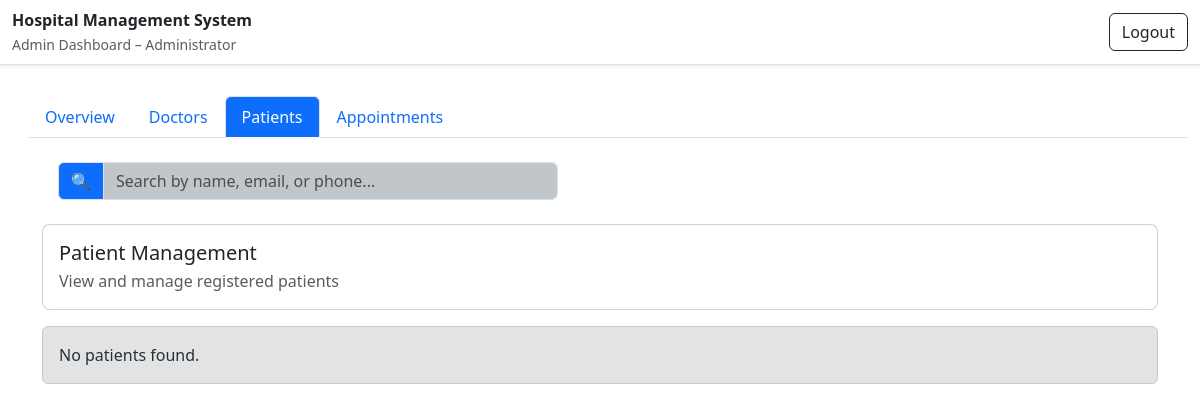
Before: /admin/dashboard/patients (signed in) with the older database file.
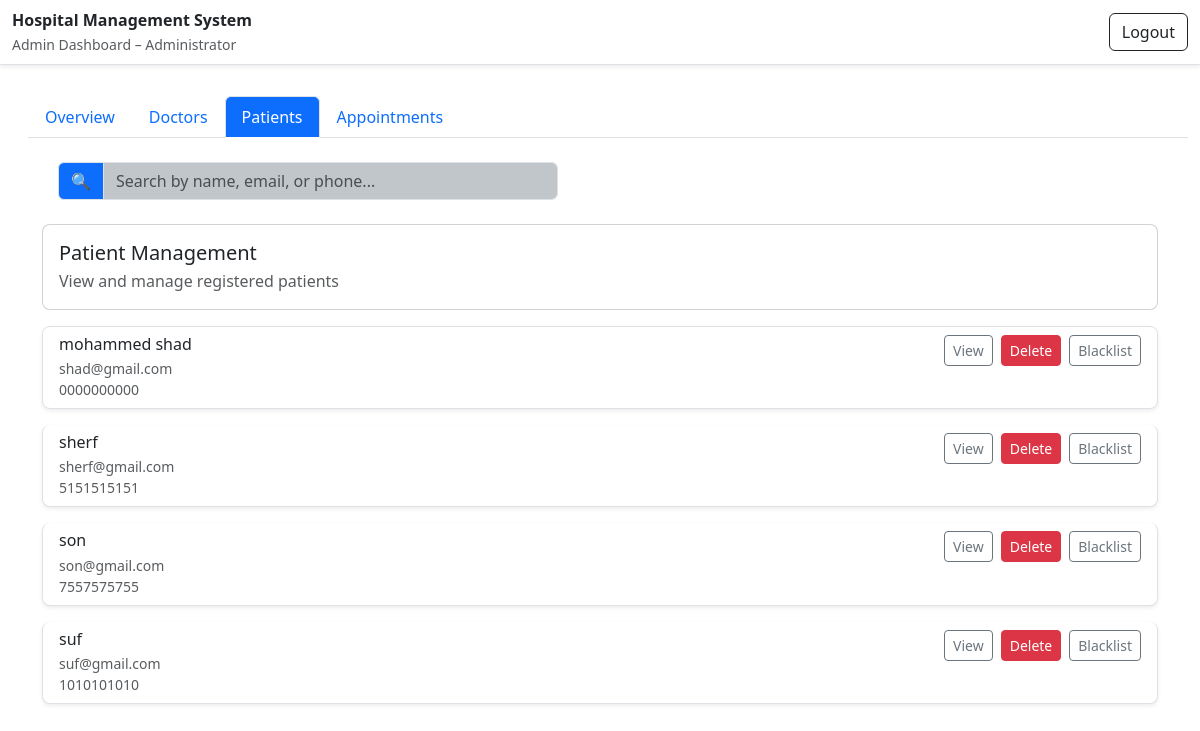
After: the same page with the newer database file.
### database/model.py (models this page shows)
class Patient(db.Model):
  patient_id = db.Column(db.Integer, primary_key=True)
  full_name = db.Column(db.String(64), nullable = False)
  email = db.Column(db.String(254), nullable=False, unique=True)
  password = db.Column(db.String(256), nullable=False)
  phone_no = db.Column(db.String(15), nullable = False, unique=True)
  dob = db.Column(db.Date, nullable=False)
  address = db.Column(db.Text, nullable=False)
  appointments = db.relationship('Appointment', backref='patient', lazy=True)

### controllers/admin.py (the view, shortened to what this page needs)
    @app.route("/admin/dashboard/<role>")
    @admin_required
    def admin_role_tab(role):
        valid_roles = ('overview', 'doctors', 'patients', 'appointments')
        if role not in valid_roles:
            flash('Invalid tab.')
            return redirect(url_for('admin_role_tab', role='overview'))
        q = request.args.get('q', '').strip()
        like = f"%{q}%"
        context = {'role': role, 'q': q}
        if role == 'doctors':
            query = Doctor.query
            if q:
                query = query.filter(
                    or_(
                        Doctor.full_name.ilike(like),
                        Doctor.email.ilike(like)
                    )
                )
            context['doctors'] = query.order_by(Doctor.full_name).all()
            context['departments'] = Department.query.all()
            context['doctor_blacklisted_ids'] = Doctor_blacklist.query.all()
        elif role == 'patients':
            query = Patient.query
            context['patients'] = query.order_by(Patient.full_name).all()
            context['blacklisted_ids'] = Blacklist.query.all()
        elif role == 'appointments':
            context['appointments'] = Appointment.query.order_by(Appointment.date.desc()).all()
        return render_template("admin/dashboard.html", **context)

### controllers/admin.py (called while the page is built)
def admin_required(view_func):
    @wraps(view_func)
    def wrapper(*args, **kwargs):
        if 'user_id' not in session:
            flash('Please log in first.')
            return redirect(url_for('login'))
        if session.get('role') != 'admin':
            flash('Access denied: Admins only.')
            return redirect(url_for('login'))
        return view_func(*args, **kwargs)
    return wrapper

### templates/admin/dashboard.html (shortened to what this page needs)
{% extends "admin/admin_base.html" %}
{% block content %}
<div class="mt-3 ms-3">
  <ul class="nav nav-tabs">
    <li class="nav-item">
      <a class="nav-link {% if role == 'overview' %}active{% endif %}"
         href="{{ url_for('admin_role_tab', role='overview') }}">Overview</a>
    </li>
    <li class="nav-item">
      <a class="nav-link {% if role == 'doctors' %}active{% endif %}"
         href="{{ url_for('admin_role_tab', role='doctors') }}">Doctors</a>
    </li>
    <li class="nav-item">
      <a class="nav-link {% if role == 'patients' %}active{% endif %}"
         href="{{ url_for('admin_role_tab', role='patients') }}">Patients</a>
    </li>
    <li class="nav-item">
      <a class="nav-link {% if role == 'appointments' %}active{% endif %}"
         href="{{ url_for('admin_role_tab', role='appointments') }}">Appointments</a>
    </li>
  </ul>
</div>
<div class="container mt-4">
  {% if role == 'overview' %}
    {% include 'admin/parts/overview.html' %}
  {% elif role == 'doctors' %}
    {% include 'admin/parts/doctors.html' %}
  {% elif role == 'patients' %}
    {% include 'admin/parts/patients.html' %}
  {% elif role == 'appointments' %}
    {% include 'admin/parts/appointments.html' %}
  {% endif %}
</div>
{% endblock %}

### templates/admin/admin_base.html (shortened to what this page needs)
<!DOCTYPE html>
<html lang="en">
<head>
    <link href="https://cdn.jsdelivr.net/npm/bootstrap@5.3.2/dist/css/bootstrap.min.css" rel="stylesheet">
</head>
<body>
  <nav class="navbar navbar-light bg-white border-bottom shadow-sm fixed-top">
    <div class="container-fluid">
      <div>
        <div class="fw-semibold">Hospital Management System</div>
        <small class="text-muted">Admin Dashboard – Administrator</small>
      </div>
      <div class="d-flex align-items-center gap-2">
        <form method="post" action="{{ url_for('logout') }}">
          <button class="btn btn-outline-dark d-flex align-items-center gap-2" type="submit">
            Logout
          </button>
        </form>
      </div>
    </div>
  </nav>
  <main class="container-fluid py-3">
    {% block content %}{% endblock %}
  </main>
</body>
</html>

### templates/admin/parts/patients.html (shortened to what this page needs)
<div class=" justify-content-center mt-3 mb-4" style="max-width:500px; margin-left:1rem;" >
  <div class="mb-3">
    <form method="get" action="{{ url_for('admin_role_tab', role=role) }}" >
      <div class="input-group">
        <span class="input-group-text" style="background-color: #0d6efd;">🔍</span>
        <input type="search" name="q"
       value="{{ request.args.get('q','') }}"
       class="form-control"
       placeholder="Search by name, email, or phone..."
       style="background-color: #c0c6c9;">
      </div>
    </form>
  </div>
</div>
<div class="card rounded-3 mb-3 p-3">
  <h5 class="mb-1">Patient Management</h5>
  <p class="text-muted mb-0">View and manage registered patients</p>
</div>
<div class="list-group">
  {% if patients %}
    {% if blacklisted_ids %}
      {% set blacklisted_ids = blacklisted_ids | map(attribute='patient_id') | list %}
    {% else %}
      {% set blacklisted_ids = [] %}
    {% endif %}
    {% for p in patients %}
      {% set pid = p.patient_id %}
      <div class="list-group-item list-group-item-action mb-3 rounded-3 shadow-sm
                  {% if pid in blacklisted_ids %}opacity-75{% endif %}">
        <div class="d-flex justify-content-between align-items-start">
          <div>
            <div class="d-flex align-items-center gap-2">
              <h6 class="mb-0">{{ p.full_name }}</h6>
            </div>
            <div class="text-muted small mt-1">{{ p.email }}</div>
            <div class="text-muted small">{{ p.phone_no }}</div>
          </div>
          <div class="d-flex align-items-center gap-2">
            <a href="{{ url_for('view_patient', patient_id=pid) }}"
                class="btn btn-outline-secondary btn-sm">View</a>
            <form method="post"
                  action="{{ url_for('delete_patient', patient_id=pid) }}"
                  onsubmit="return confirm('Delete this patient?');"
                  style="display:inline;">
              <button type="submit" class="btn btn-danger btn-sm">Delete</button>
            </form>
            {% if pid in blacklisted_ids %}
              <form method="post" action="{{ url_for('unblacklist_patient', patient_id=pid) }}" style="display:inline;">
                <button type="submit" class="btn btn-success btn-sm">Unblacklist</button>
              </form>
            {% else %}
              <form method="post" action="{{ url_for('blacklist_patient', patient_id=pid) }}" style="display:inline;">
                <button type="submit" class="btn btn-outline-secondary btn-sm">Blacklist</button>
              </form>
            {% endif %}
          </div>
        </div>
      </div>
    {% endfor %}
  {% else %}
    <div class="alert alert-secondary">No patients found.</div>
  {% endif %}
</div>

### templates/admin/admin_base.html (style rules this page uses)
body { padding-top: 64px; }
.nav-tabs .nav-link.active { background-color: #0d6efd !important; border-color: #0d6efd #0d6efd #fff; color: #fff !important; font-weight: 500; }

Changed rows visible on the page:
added Patient: full_name "mohammed shad", email "shad@gmail.com", phone_no "0000000000"
added Patient: full_name "sherf", email "sherf@gmail.com", phone_no "5151515151"
added Patient: full_name "son", email "son@gmail.com", phone_no "7557575755"
added Patient: full_name "suf", email "suf@gmail.com", phone_no "1010101010"
Other visible differences:
text no longer shown: "No patients found."
